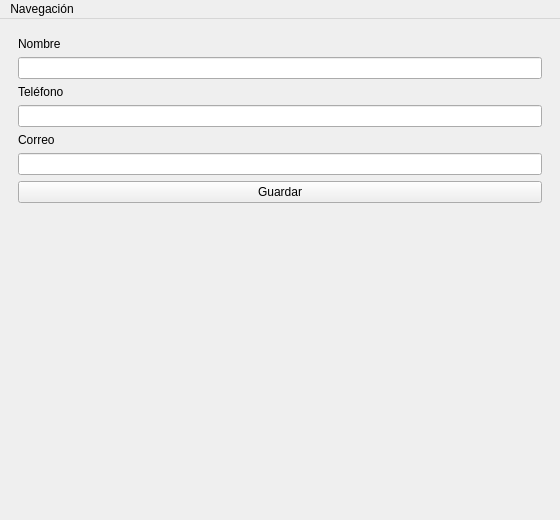
<?xml version="1.0" encoding="UTF-8"?>
<ui version="4.0">
 <class>Lab7Class</class>
 <widget class="QMainWindow" name="Lab7Class">
  <property name="geometry">
   <rect>
    <x>0</x>
    <y>0</y>
    <width>560</width>
    <height>520</height>
   </rect>
  </property>
  <property name="windowTitle">
   <string>Lab 7 — Contactos</string>
  </property>
  <widget class="QWidget" name="centralwidget">
   <layout class="QVBoxLayout" name="verticalLayout">
    <item>
     <widget class="QStackedWidget" name="stackedWidget">
      <property name="currentIndex">
       <number>0</number>
      </property>
      <widget class="QWidget" name="pageRegistrar">
       <layout class="QVBoxLayout" name="layoutRegistrar">
        <item>
         <widget class="QLabel" name="lblNombre">
          <property name="text">
           <string>Nombre</string>
          </property>
         </widget>
        </item>
        <item>
         <widget class="QLineEdit" name="txtNombre"/>
        </item>
        <item>
         <widget class="QLabel" name="lblTelefono">
          <property name="text">
           <string>Teléfono</string>
          </property>
         </widget>
        </item>
        <item>
         <widget class="QLineEdit" name="txtTelefono"/>
        </item>
        <item>
         <widget class="QLabel" name="lblCorreo">
          <property name="text">
           <string>Correo</string>
          </property>
         </widget>
        </item>
        <item>
         <widget class="QLineEdit" name="txtCorreo"/>
        </item>
        <item>
         <widget class="QPushButton" name="btnGuardar">
          <property name="text">
           <string>Guardar</string>
          </property>
         </widget>
        </item>
        <item>
         <spacer name="espacioRegistrar">
          <property name="orientation">
           <enum>Qt::Vertical</enum>
          </property>
          <property name="sizeHint" stdset="0">
           <size>
            <width>20</width>
            <height>40</height>
           </size>
          </property>
         </spacer>
        </item>
       </layout>
      </widget>
      <widget class="QWidget" name="pageTabla">
       <layout class="QVBoxLayout" name="layoutTabla">
        <item>
         <widget class="QLabel" name="lblTitulo">
          <property name="text">
           <string>Historial de contactos</string>
          </property>
         </widget>
        </item>
        <item>
         <widget class="QLabel" name="lblVacio">
          <property name="text">
           <string>No hay contactos guardados todavía.</string>
          </property>
         </widget>
        </item>
        <item>
         <widget class="QTableWidget" name="tblContactos">
          <property name="editTriggers">
           <set>QAbstractItemView::NoEditTriggers</set>
          </property>
          <property name="selectionMode">
           <enum>QAbstractItemView::SingleSelection</enum>
          </property>
          <property name="selectionBehavior">
           <enum>QAbstractItemView::SelectRows</enum>
          </property>
          <property name="sortingEnabled">
           <bool>false</bool>
          </property>
          <attribute name="horizontalHeaderStretchLastSection">
           <bool>true</bool>
          </attribute>
          <column>
           <property name="text">
            <string>Nombre</string>
           </property>
          </column>
          <column>
           <property name="text">
            <string>Teléfono</string>
           </property>
          </column>
          <column>
           <property name="text">
            <string>Correo</string>
           </property>
          </column>
         </widget>
        </item>
        <item>
         <widget class="QWidget" name="panelEditar" native="true">
          <layout class="QVBoxLayout" name="layoutEditar">
           <item>
            <widget class="QLabel" name="lblEditarNombre">
             <property name="text">
              <string>Nombre</string>
             </property>
            </widget>
           </item>
           <item>
            <widget class="QLineEdit" name="txtEditarNombre"/>
           </item>
           <item>
            <widget class="QLabel" name="lblEditarTelefono">
             <property name="text">
              <string>Teléfono</string>
             </property>
            </widget>
           </item>
           <item>
            <widget class="QLineEdit" name="txtEditarTelefono"/>
           </item>
           <item>
            <widget class="QLabel" name="lblEditarCorreo">
             <property name="text">
              <string>Correo</string>
             </property>
            </widget>
           </item>
           <item>
            <widget class="QLineEdit" name="txtEditarCorreo"/>
           </item>
           <item>
            <widget class="QPushButton" name="btnGuardarCambios">
             <property name="text">
              <string>Guardar cambios</string>
             </property>
            </widget>
           </item>
          </layout>
         </widget>
        </item>
        <item>
         <widget class="QPushButton" name="btnEliminar">
          <property name="text">
           <string>Eliminar seleccionado</string>
          </property>
         </widget>
        </item>
       </layout>
      </widget>
     </widget>
    </item>
   </layout>
  </widget>
  <widget class="QMenuBar" name="menuBar">
   <property name="geometry">
    <rect>
     <x>0</x>
     <y>0</y>
     <width>560</width>
     <height>24</height>
    </rect>
   </property>
   <property name="nativeMenuBar">
    <bool>false</bool>
   </property>
   <widget class="QMenu" name="menuNavegacion">
    <property name="title">
     <string>Navegación</string>
    </property>
    <addaction name="actionRegistrar"/>
    <addaction name="actionHistorial"/>
    <addaction name="actionEditar"/>
    <addaction name="actionEliminar"/>
   </widget>
   <addaction name="menuNavegacion"/>
  </widget>
  <action name="actionRegistrar">
   <property name="text">
    <string>Registrar</string>
   </property>
  </action>
  <action name="actionHistorial">
   <property name="text">
    <string>Historial</string>
   </property>
  </action>
  <action name="actionEditar">
   <property name="text">
    <string>Editar</string>
   </property>
  </action>
  <action name="actionEliminar">
   <property name="text">
    <string>Eliminar</string>
   </property>
  </action>
 </widget>
 <resources/>
 <connections/>
</ui>
